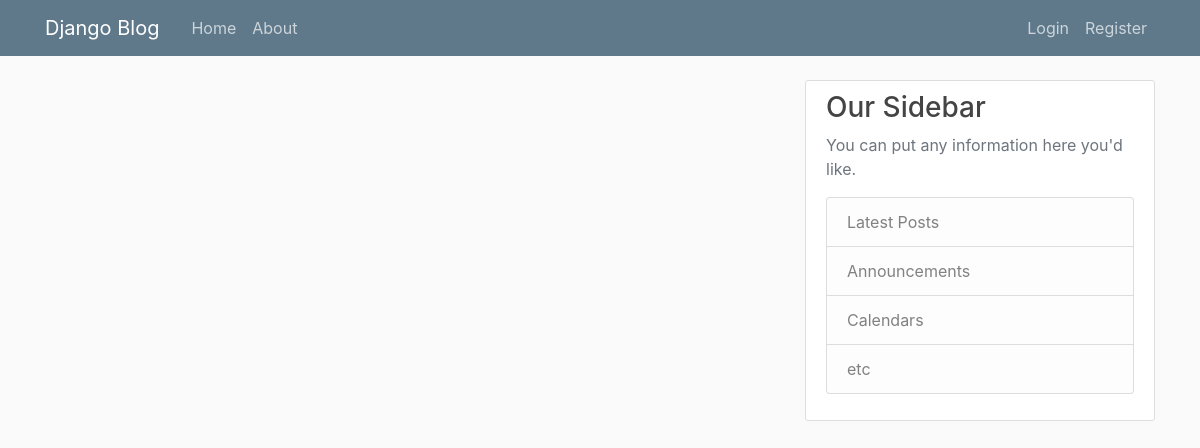
The page /blog/ on the database as committed earlier.
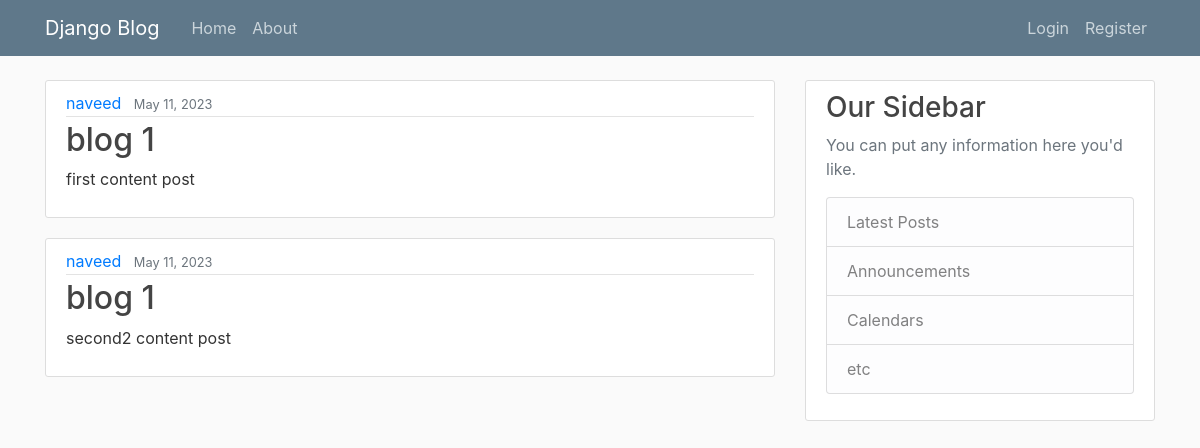
The same page on the database as committed later.
### blog/models.py (models this page shows, shortened)
class Post(models.Model):
    title=models.CharField(max_length=50)
    content=models.TextField()
    date_posted=models.DateTimeField(default=timezone.now)
    author=models.ForeignKey(User,on_delete=models.CASCADE)

### blog/views.py (the view)
# urls.py: path('', views.home, name='blog-home'),
def home(request):
    context={'posts':Post.objects.all()}
    return render(request,'blog/home.html',context)

### blog/templates/blog/home.html
{% extends "blog/base.html" %}
{% block content %}
    {% for post in posts %}
    <article class="media content-section">
        <div class="media-body">
          <div class="article-metadata">
            <a class="mr-2" href="#">{{ post.author }}</a>
            <small class="text-muted">{{ post.date_posted|date:"F d, Y" }}</small>
          </div>
          <h2><a class="article-title" href="#">{{ post.title }}</a></h2>
          <p class="article-content">{{ post.content }}</p>
        </div>
      </article>
    {% endfor %}
{% endblock content %}

Rows that differ between the two databases and show on the page:
added Post: author "naveed", date_posted "May 11, 2023", title "blog 1", content "first content post"
added Post: author "naveed", date_posted "May 11, 2023", title "blog 1", content "second2 content post"
